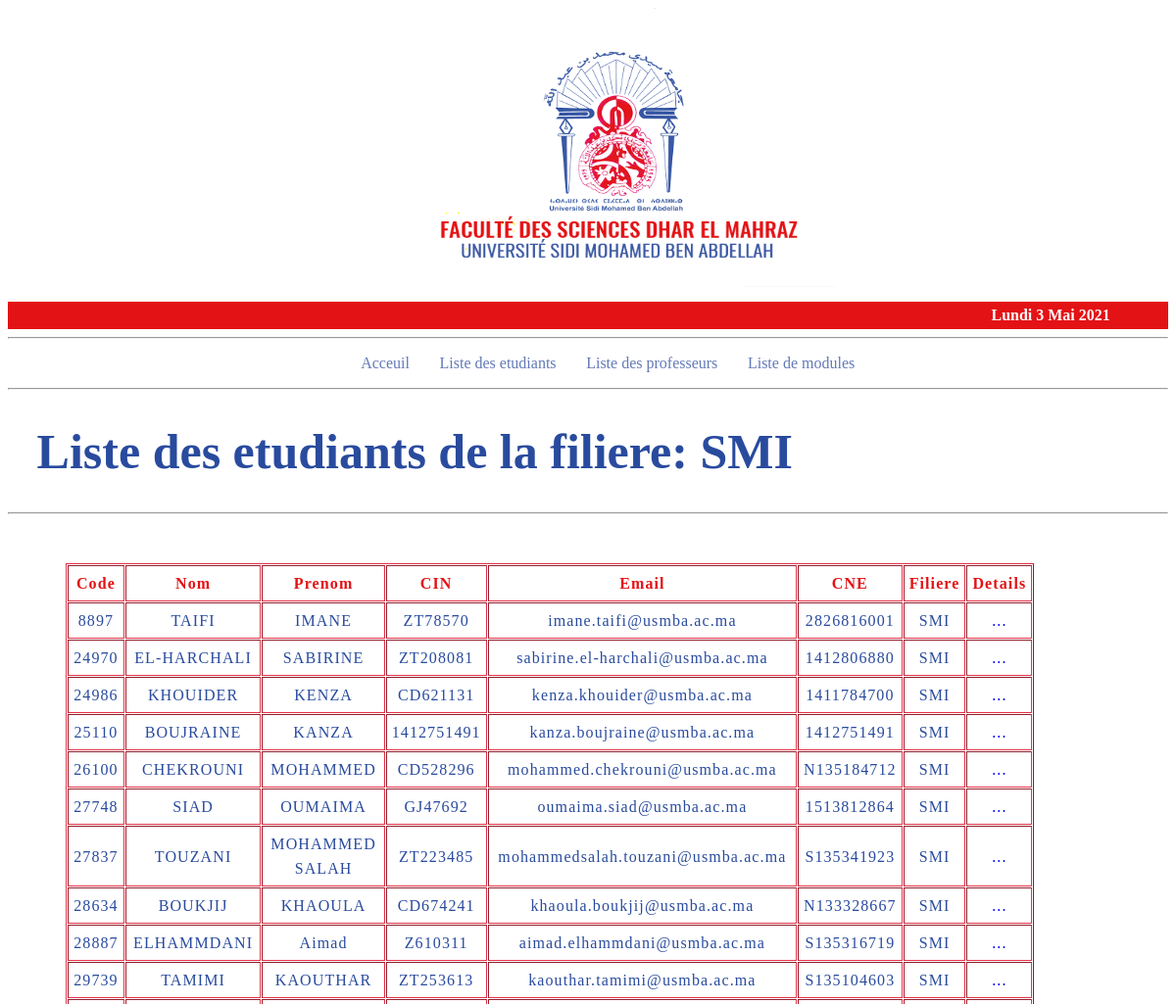
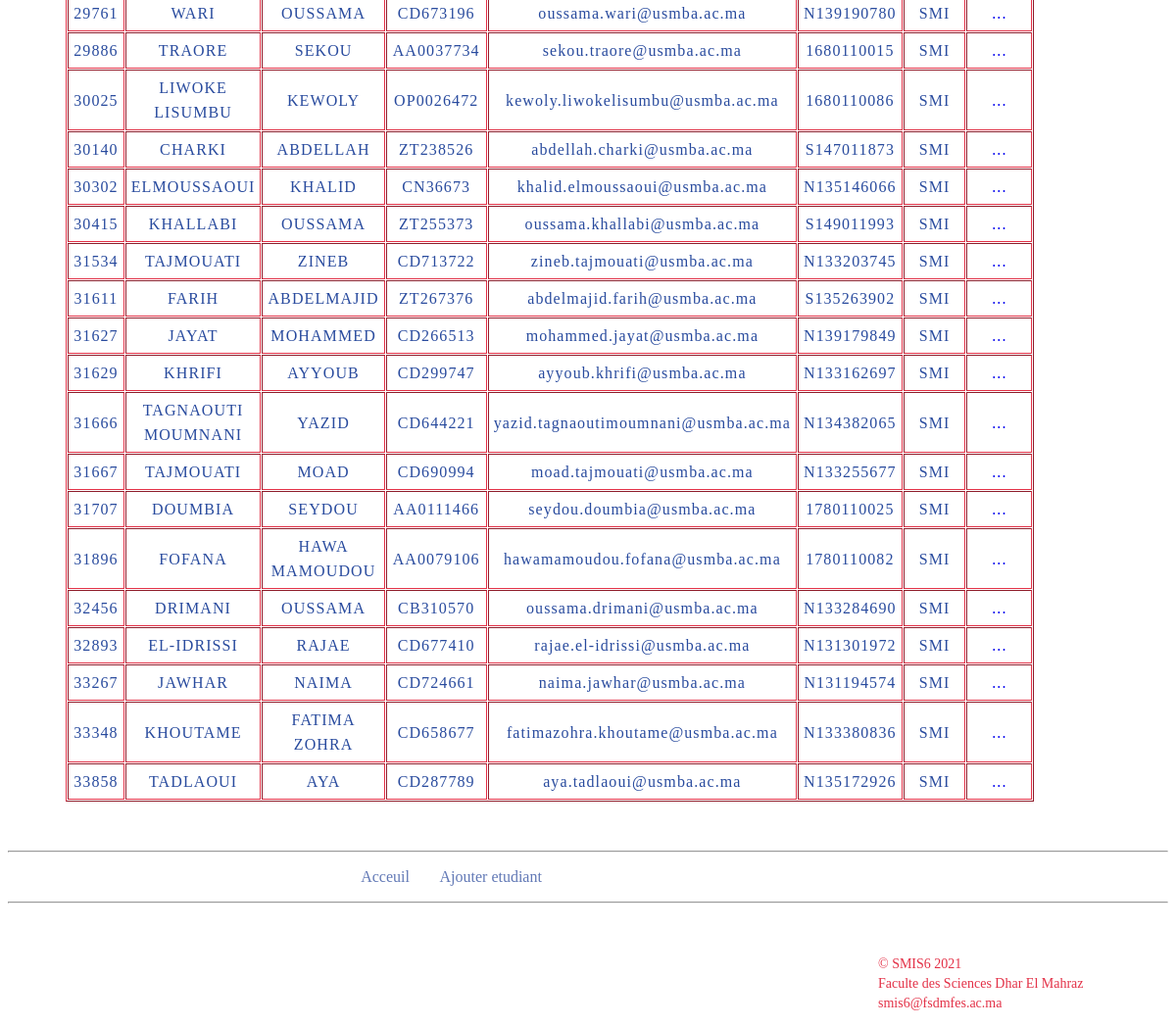
The app's page /website/html/students_list.php with its own data (2 pictures, top to bottom).
### tables this page shows
CREATE TABLE `etudiants` (
  `code_etudiant` int(6) NOT NULL,
  `nom` varchar(100) NOT NULL,
  `prenom` varchar(100) NOT NULL,
  `cin` varchar(10) NOT NULL,
  `email` varchar(100) NOT NULL,
  `cne` varchar(14) NOT NULL,
  `id_filiere` varchar(4) NOT NULL
);

### website/html/templates/data.php (called while the page is built, shortened)
<?php
require('config.php');
$sql = 'SELECT * FROM etudiants;';
$result = mysqli_query($conn,$sql);
$etudiants = [];
while($etudiant = mysqli_fetch_assoc($result)){
	$etudiants[] = $etudiant;
}
function getListeParFiliere($filiere){
	global $etudiants;
	$etudiants_filiere = [];
	foreach ( $etudiants as $etudiant ) {
		if ( $etudiant["id_filiere"] == $filiere ){
			$etudiants_filiere[] = $etudiant;
		}
	}
	return $etudiants_filiere;
}
?>

### website/html/students_list.php (the view, shortened to what this page needs)
<?php
if(isset($_GET["codeF"])){
	$id_filiere = $_GET["codeF"];
}
else{
	$id_filiere = 'SMI';
}
require('templates/data.php');
$listeEtudiantsFiliere = getListeParFiliere($id_filiere);
$nbEtudiantsFiliere = count($listeEtudiantsFiliere);
?>
<!DOCTYPE html>
<html>
<head>
	<link rel="stylesheet" type="text/css" href="../css/style.css">
</head>
<body>
<header id="mainHeader">
	<?php
		include("templates/header.php");
	 ?>
<hr>
<?php
	include('templates/nav.php');
?>
<hr>
	<div id="main">
		<h1>Liste des etudiants de la filiere: <?php echo "$id_filiere"; ?></h1>
	</div>
	<hr>
</header>
<section>
	    <table border="table" cellspacing="1px" cellpadding="5px">
			<thead>
				<tr>
					<th>Code</th>
					<th>Nom</th>
					<th>Prenom</th>
					<th>CIN</th>
					<th>Email</th>
					<th>CNE</th>
					<th>Filiere</th>
					<th>Details</th>
				</tr>
			</thead>
			<tbody>
				<?php
				for ($i=0; $i < $nbEtudiantsFiliere ; $i++) {
					$codeE = $listeEtudiantsFiliere[$i]['code_etudiant'];
				 	echo "
					 	<tr>
						 	<td>$codeE</td>
					 		<td>{$listeEtudiantsFiliere[$i]['nom']}</td>
					 		<td>{$listeEtudiantsFiliere[$i]['prenom']}</td>
					 		<td>{$listeEtudiantsFiliere[$i]['cin']}</td>
					 		<td>{$listeEtudiantsFiliere[$i]['email']}</td>
					 		<td>{$listeEtudiantsFiliere[$i]['cne']}</td>
					 		<td>{$listeEtudiantsFiliere[$i]['id_filiere']}</td>
					 		<td>";
					 ?>
					<a style = "text-decoration: none;" class= 'details' href='student_details.php?codeE=<?=$codeE?>'> ... </a>
					<?php
					echo"  </td>
					 	</tr>
					";
				 }
				 ?>
			</tbody>
		</table>
	<hr>
</section>
<?php
	include('templates/nav2.php');
?>
<hr>
<?php
	include('templates/footer.php');
 ?>
</body>
</html>

### website/css/style.css (style rules this page uses)
body { background-color: #ffffff; }
h1 { color: #294B9E; text-shadow: currentColor; font-size: 50px; padding-left: 2.5%; }
table { margin-top: 50px; margin-bottom: 50px; margin-left:5%; margin-right:5%; text-align: center; letter-spacing: 1.1px; word-spacing: 1.6px; line-height: 25px; width: 30%; padding: 0; border-color:#E33147; }
thead { color:#E31215; }
td { color: #294B9E; }

### records on screen
etudiants: code_etudiant "8897", nom "TAIFI", prenom "IMANE", cin "ZT78570", email "imane.taifi@usmba.ac.ma", cne "2826816001", id_filiere "SMI"
etudiants: code_etudiant "24970", nom "EL-HARCHALI", prenom "SABIRINE", cin "ZT208081", email "sabirine.el-harchali@usmba.ac.ma", cne "1412806880", id_filiere "SMI"
etudiants: code_etudiant "24986", nom "KHOUIDER", prenom "KENZA", cin "CD621131", email "kenza.khouider@usmba.ac.ma", cne "1411784700", id_filiere "SMI"
etudiants: code_etudiant "25110", nom "BOUJRAINE", prenom "KANZA", cin "1412751491", email "kanza.boujraine@usmba.ac.ma", cne "1412751491", id_filiere "SMI"
etudiants: code_etudiant "26100", nom "CHEKROUNI", prenom "MOHAMMED", cin "CD528296", email "mohammed.chekrouni@usmba.ac.ma", cne "N135184712", id_filiere "SMI"
etudiants: code_etudiant "27748", nom "SIAD", prenom "OUMAIMA", cin "GJ47692", email "oumaima.siad@usmba.ac.ma", cne "1513812864", id_filiere "SMI"
etudiants: code_etudiant "27837", nom "TOUZANI", prenom "MOHAMMED SALAH", cin "ZT223485", email "mohammedsalah.touzani@usmba.ac.ma", cne "S135341923", id_filiere "SMI"
etudiants: code_etudiant "28634", nom "BOUKJIJ", prenom "KHAOULA", cin "CD674241", email "khaoula.boukjij@usmba.ac.ma", cne "N133328667", id_filiere "SMI"
etudiants: code_etudiant "28887", nom "ELHAMMDANI", prenom "Aimad", cin "Z610311", email "aimad.elhammdani@usmba.ac.ma", cne "S135316719", id_filiere "SMI"
etudiants: code_etudiant "29739", nom "TAMIMI", prenom "KAOUTHAR", cin "ZT253613", email "kaouthar.tamimi@usmba.ac.ma", cne "S135104603", id_filiere "SMI"
etudiants: code_etudiant "29761", nom "WARI", prenom "OUSSAMA", cin "CD673196", email "oussama.wari@usmba.ac.ma", cne "N139190780", id_filiere "SMI"
etudiants: code_etudiant "29886", nom "TRAORE", prenom "SEKOU", cin "AA0037734", email "sekou.traore@usmba.ac.ma", cne "1680110015", id_filiere "SMI"
etudiants: code_etudiant "30025", nom "LIWOKE LISUMBU", prenom "KEWOLY", cin "OP0026472", email "kewoly.liwokelisumbu@usmba.ac.ma", cne "1680110086", id_filiere "SMI"
etudiants: code_etudiant "30140", nom "CHARKI", prenom "ABDELLAH", cin "ZT238526", email "abdellah.charki@usmba.ac.ma", cne "S147011873", id_filiere "SMI"
etudiants: code_etudiant "30302", nom "ELMOUSSAOUI", prenom "KHALID", cin "CN36673", email "khalid.elmoussaoui@usmba.ac.ma", cne "N135146066", id_filiere "SMI"
etudiants: code_etudiant "30415", nom "KHALLABI", prenom "OUSSAMA", cin "ZT255373", email "oussama.khallabi@usmba.ac.ma", cne "S149011993", id_filiere "SMI"
etudiants: code_etudiant "31534", nom "TAJMOUATI", prenom "ZINEB", cin "CD713722", email "zineb.tajmouati@usmba.ac.ma", cne "N133203745", id_filiere "SMI"
etudiants: code_etudiant "31611", nom "FARIH", prenom "ABDELMAJID", cin "ZT267376", email "abdelmajid.farih@usmba.ac.ma", cne "S135263902", id_filiere "SMI"
etudiants: code_etudiant "31627", nom "JAYAT", prenom "MOHAMMED", cin "CD266513", email "mohammed.jayat@usmba.ac.ma", cne "N139179849", id_filiere "SMI"
etudiants: code_etudiant "31629", nom "KHRIFI", prenom "AYYOUB", cin "CD299747", email "ayyoub.khrifi@usmba.ac.ma", cne "N133162697", id_filiere "SMI"
etudiants: code_etudiant "31666", nom "TAGNAOUTI MOUMNANI", prenom "YAZID", cin "CD644221", email "yazid.tagnaoutimoumnani@usmba.ac.ma", cne "N134382065", id_filiere "SMI"
etudiants: code_etudiant "31667", nom "TAJMOUATI", prenom "MOAD", cin "CD690994", email "moad.tajmouati@usmba.ac.ma", cne "N133255677", id_filiere "SMI"
etudiants: code_etudiant "31707", nom "DOUMBIA", prenom "SEYDOU", cin "AA0111466", email "seydou.doumbia@usmba.ac.ma", cne "1780110025", id_filiere "SMI"
etudiants: code_etudiant "31896", nom "FOFANA", prenom "HAWA MAMOUDOU", cin "AA0079106", email "hawamamoudou.fofana@usmba.ac.ma", cne "1780110082", id_filiere "SMI"
etudiants: code_etudiant "32456", nom "DRIMANI", prenom "OUSSAMA", cin "CB310570", email "oussama.drimani@usmba.ac.ma", cne "N133284690", id_filiere "SMI"
etudiants: code_etudiant "32893", nom "EL-IDRISSI", prenom "RAJAE", cin "CD677410", email "rajae.el-idrissi@usmba.ac.ma", cne "N131301972", id_filiere "SMI"
etudiants: code_etudiant "33267", nom "JAWHAR", prenom "NAIMA", cin "CD724661", email "naima.jawhar@usmba.ac.ma", cne "N131194574", id_filiere "SMI"
etudiants: code_etudiant "33348", nom "KHOUTAME", prenom "FATIMA ZOHRA", cin "CD658677", email "fatimazohra.khoutame@usmba.ac.ma", cne "N133380836", id_filiere "SMI"
etudiants: code_etudiant "33858", nom "TADLAOUI", prenom "AYA", cin "CD287789", email "aya.tadlaoui@usmba.ac.ma", cne "N135172926", id_filiere "SMI"

### other values on screen
$ln["jour"][$jour_de_la_semaine] "Lundi"
$jour_du_mois "3"
$ln["mois"][$mois] "Mai"
$annee "2021"
$id_filiere "SMI"
$txt "Ajouter etudiant"
